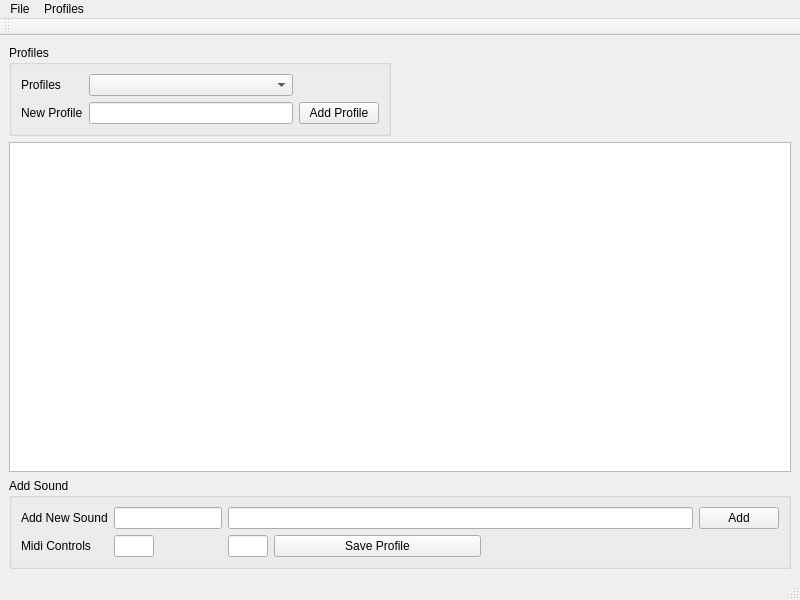
<?xml version="1.0" encoding="UTF-8"?>
<ui version="4.0">
 <class>MainWindow</class>
 <widget class="QMainWindow" name="MainWindow">
  <property name="geometry">
   <rect>
    <x>0</x>
    <y>0</y>
    <width>800</width>
    <height>600</height>
   </rect>
  </property>
  <property name="windowTitle">
   <string>MainWindow</string>
  </property>
  <widget class="QWidget" name="centralwidget">
   <layout class="QGridLayout" name="gridLayout">
    <item row="1" column="0" colspan="6">
     <widget class="QTableView" name="tableView"/>
    </item>
    <item row="2" column="0" colspan="6">
     <widget class="QGroupBox" name="NewSoundGroupBox">
      <property name="sizePolicy">
       <sizepolicy hsizetype="Preferred" vsizetype="Preferred">
        <horstretch>0</horstretch>
        <verstretch>0</verstretch>
       </sizepolicy>
      </property>
      <property name="title">
       <string>Add Sound</string>
      </property>
      <layout class="QGridLayout" name="gridLayout_3">
       <item row="1" column="1">
        <widget class="QLineEdit" name="byte1Box">
         <property name="sizePolicy">
          <sizepolicy hsizetype="Fixed" vsizetype="Fixed">
           <horstretch>0</horstretch>
           <verstretch>0</verstretch>
          </sizepolicy>
         </property>
         <property name="maximumSize">
          <size>
           <width>40</width>
           <height>16777215</height>
          </size>
         </property>
        </widget>
       </item>
       <item row="1" column="2">
        <widget class="QLineEdit" name="byte2Box">
         <property name="sizePolicy">
          <sizepolicy hsizetype="Fixed" vsizetype="Fixed">
           <horstretch>0</horstretch>
           <verstretch>0</verstretch>
          </sizepolicy>
         </property>
         <property name="maximumSize">
          <size>
           <width>40</width>
           <height>16777215</height>
          </size>
         </property>
        </widget>
       </item>
       <item row="0" column="1">
        <widget class="QLineEdit" name="nameLine"/>
       </item>
       <item row="0" column="0">
        <widget class="QLabel" name="label">
         <property name="text">
          <string>Add New Sound</string>
         </property>
        </widget>
       </item>
       <item row="1" column="0">
        <widget class="QLabel" name="label_2">
         <property name="text">
          <string>Midi Controls</string>
         </property>
        </widget>
       </item>
       <item row="0" column="5">
        <widget class="QPushButton" name="addButton">
         <property name="text">
          <string>Add</string>
         </property>
        </widget>
       </item>
       <item row="0" column="2" colspan="3">
        <widget class="QLineEdit" name="fileNameLine">
         <property name="sizePolicy">
          <sizepolicy hsizetype="Expanding" vsizetype="Fixed">
           <horstretch>1</horstretch>
           <verstretch>0</verstretch>
          </sizepolicy>
         </property>
        </widget>
       </item>
       <item row="1" column="3">
        <widget class="QPushButton" name="saveProfile">
         <property name="text">
          <string>Save Profile</string>
         </property>
        </widget>
       </item>
      </layout>
     </widget>
    </item>
    <item row="0" column="0" colspan="3">
     <widget class="QGroupBox" name="ProfileGroupBox">
      <property name="title">
       <string>Profiles</string>
      </property>
      <layout class="QGridLayout" name="gridLayout_4">
       <item row="0" column="1">
        <widget class="QComboBox" name="profileComboBox">
         <property name="maximumSize">
          <size>
           <width>217</width>
           <height>16777215</height>
          </size>
         </property>
        </widget>
       </item>
       <item row="0" column="0">
        <widget class="QLabel" name="label_3">
         <property name="text">
          <string>Profiles</string>
         </property>
        </widget>
       </item>
       <item row="1" column="3">
        <widget class="QPushButton" name="addProfileButton">
         <property name="text">
          <string>Add Profile</string>
         </property>
        </widget>
       </item>
       <item row="1" column="0">
        <widget class="QLabel" name="profileLabel">
         <property name="text">
          <string>New Profile</string>
         </property>
        </widget>
       </item>
       <item row="1" column="1">
        <widget class="QLineEdit" name="profileNameEdit"/>
       </item>
      </layout>
     </widget>
    </item>
   </layout>
  </widget>
  <widget class="QMenuBar" name="menubar">
   <property name="geometry">
    <rect>
     <x>0</x>
     <y>0</y>
     <width>800</width>
     <height>21</height>
    </rect>
   </property>
   <widget class="QMenu" name="menuFile">
    <property name="title">
     <string>File</string>
    </property>
    <addaction name="actionQuit"/>
   </widget>
   <widget class="QMenu" name="menuProfiles">
    <property name="title">
     <string>Profiles</string>
    </property>
   </widget>
   <addaction name="menuFile"/>
   <addaction name="menuProfiles"/>
  </widget>
  <widget class="QStatusBar" name="statusbar"/>
  <widget class="QToolBar" name="toolBar">
   <property name="windowTitle">
    <string>toolBar</string>
   </property>
   <attribute name="toolBarArea">
    <enum>TopToolBarArea</enum>
   </attribute>
   <attribute name="toolBarBreak">
    <bool>false</bool>
   </attribute>
  </widget>
  <action name="actionQuit">
   <property name="text">
    <string>Quit</string>
   </property>
  </action>
 </widget>
 <resources/>
 <connections/>
</ui>
